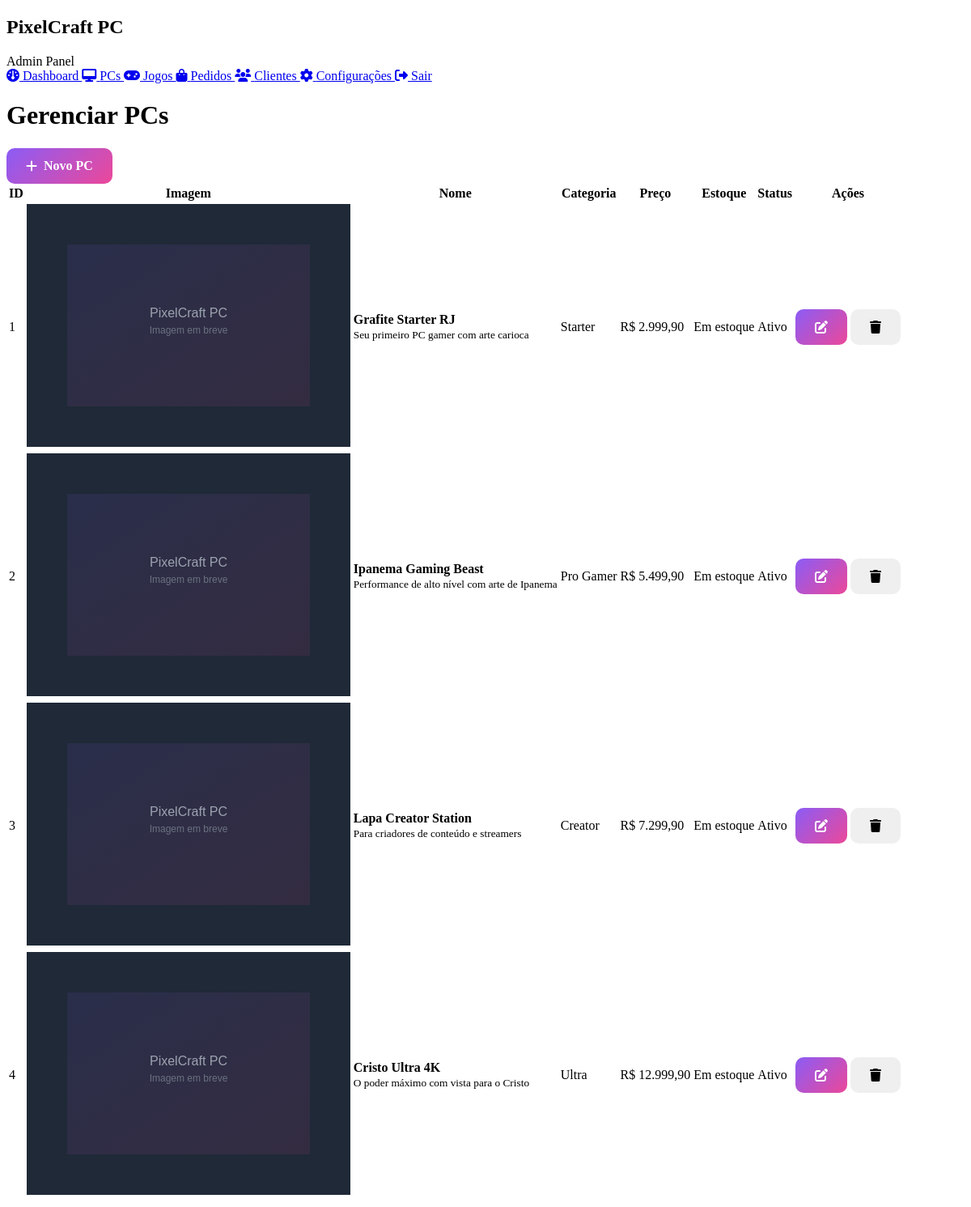
Page /admin/pcs (signed in) on the committed database.
### tables this page shows
CREATE TABLE pcs (
        id INTEGER PRIMARY KEY AUTOINCREMENT,
        name VARCHAR(200) NOT NULL,
        slug VARCHAR(200) UNIQUE NOT NULL,
        subtitle VARCHAR(300),
        description TEXT,
        category_id INTEGER,
        price DECIMAL(10,2) NOT NULL,
        price_old DECIMAL(10,2),
        
        -- Especificações técnicas
        processor VARCHAR(200),
        gpu VARCHAR(200),
        ram VARCHAR(100),
        storage VARCHAR(200),
        motherboard VARCHAR(200),
        psu VARCHAR(200),
        case_model VARCHAR(200),
        cooling VARCHAR(200),
        
        -- Imagens
        main_image VARCHAR(500),
        gallery TEXT, -- JSON array of images
        
        -- Arte e customização
        graffiti_artist VARCHAR(200),
        graffiti_style VARCHAR(100),
        
        -- Flags
        active BOOLEAN DEFAULT 1,
        featured BOOLEAN DEFAULT 0,
        limited_edition BOOLEAN DEFAULT 0,
        bestseller BOOLEAN DEFAULT 0,
        pre_order BOOLEAN DEFAULT 0,
        in_stock BOOLEAN DEFAULT 1,
        
        -- Preços e serviços
        setup_price DECIMAL(10,2) DEFAULT 150.00,
        
        -- Stats
        views INTEGER DEFAULT 0,
        
        -- Timestamps
        created_at TIMESTAMP DEFAULT CURRENT_TIMESTAMP,
        updated_at TIMESTAMP DEFAULT CURRENT_TIMESTAMP,
        
        FOREIGN KEY (category_id) REFERENCES categories (id)
    );

CREATE TABLE categories (
        id INTEGER PRIMARY KEY AUTOINCREMENT,
        name VARCHAR(100) NOT NULL,
        slug VARCHAR(100) UNIQUE NOT NULL,
        description TEXT,
        icon VARCHAR(50),
        color VARCHAR(20),
        ordem INTEGER DEFAULT 0,
        active BOOLEAN DEFAULT 1,
        created_at TIMESTAMP DEFAULT CURRENT_TIMESTAMP
    );

### app.py (the view)
@app.route('/admin/pcs')
@login_required
def admin_pcs():
    query = '''
        SELECT p.*, c.name as category_name
        FROM pcs p
        LEFT JOIN categories c ON p.category_id = c.id
        ORDER BY p.created_at DESC
    '''
    pcs = query_db(query)
    return render_template('admin/pcs.html', pcs=pcs)

### app.py (called while the page is built)
def get_db():
    db = sqlite3.connect(app.config['DATABASE'])
    db.row_factory = sqlite3.Row
    return db

def query_db(query, args=(), one=False):
    db = get_db()
    cur = db.execute(query, args)
    rv = cur.fetchall()
    db.close()
    return (rv[0] if rv else None) if one else rv

@login_manager.user_loader
def load_user(user_id):
    user = query_db('SELECT * FROM users WHERE id = ?', [user_id], one=True)
    if user:
        return User(user['id'], user['username'], user['email'], user['role'])
    return None

@app.template_filter('currency')
def currency_filter(value):
    return f"{value:,.2f}".replace(',', 'X').replace('.', ',').replace('X', '.')

### templates/admin/pcs.html (shortened to what this page needs)
<!DOCTYPE html>
<html lang="pt-BR">
<head>
    <link rel="stylesheet" href="{{ url_for('static', filename='css/admin.css') }}">
    <link rel="stylesheet" href="https://cdnjs.cloudflare.com/ajax/libs/font-awesome/6.4.0/css/all.min.css">
</head>
<body class="admin-panel">
    <div class="admin-wrapper">
        <aside class="admin-sidebar">
            <div class="sidebar-header">
                <h2>PixelCraft PC</h2>
                <span>Admin Panel</span>
            </div>
            <nav class="sidebar-nav">
                <a href="{{ url_for('admin_dashboard') }}" class="nav-item">
                    <i class="fas fa-dashboard"></i> Dashboard
                </a>
                <a href="{{ url_for('admin_pcs') }}" class="nav-item active">
                    <i class="fas fa-desktop"></i> PCs
                </a>
                <a href="{{ url_for('admin_games') }}" class="nav-item">
                    <i class="fas fa-gamepad"></i> Jogos
                </a>
                <a href="{{ url_for('admin_orders') }}" class="nav-item">
                    <i class="fas fa-shopping-bag"></i> Pedidos
                </a>
                <a href="{{ url_for('admin_customers') }}" class="nav-item">
                    <i class="fas fa-users"></i> Clientes
                </a>
                <a href="{{ url_for('admin_settings') }}" class="nav-item">
                    <i class="fas fa-cog"></i> Configurações
                </a>
                <a href="{{ url_for('admin_logout') }}" class="nav-item">
                    <i class="fas fa-sign-out-alt"></i> Sair
                </a>
            </nav>
        </aside>
        <main class="admin-main">
            <div class="admin-header">
                <h1>Gerenciar PCs</h1>
                <div class="header-actions">
                    <a href="{{ url_for('admin_pc_new') }}" class="btn btn-primary">
                        <i class="fas fa-plus"></i> Novo PC
                    </a>
                </div>
            </div>
            <div class="admin-content">
                <div class="admin-card">
                    <div class="card-body">
                        <table class="admin-table">
                            <thead>
                                <tr>
                                    <th>ID</th>
                                    <th>Imagem</th>
                                    <th>Nome</th>
                                    <th>Categoria</th>
                                    <th>Preço</th>
                                    <th>Estoque</th>
                                    <th>Status</th>
                                    <th>Ações</th>
                                </tr>
                            </thead>
                            <tbody>
                                {% for pc in pcs %}
                                <tr>
                                    <td>{{ pc.id }}</td>
                                    <td>
                                        <img src="{{ pc.main_image or '/static/img/placeholder.jpg' }}"
                                             alt="{{ pc.name }}" class="table-img">
                                    </td>
                                    <td>
                                        <strong>{{ pc.name }}</strong><br>
                                        <small>{{ pc.subtitle }}</small>
                                    </td>
                                    <td>{{ pc.category_name }}</td>
                                    <td>R$ {{ pc.price|currency }}</td>
                                    <td>
                                        {% if pc.in_stock %}
                                            <span class="badge badge-success">Em estoque</span>
                                        {% else %}
                                            <span class="badge badge-danger">Sem estoque</span>
                                        {% endif %}
                                    </td>
                                    <td>
                                        {% if pc.active %}
                                            <span class="badge badge-success">Ativo</span>
                                        {% else %}
                                            <span class="badge badge-danger">Inativo</span>
                                        {% endif %}
                                    </td>
                                    <td>
                                        <div class="action-buttons">
                                            <a href="/admin/pc/edit/{{ pc.id }}" class="btn btn-sm btn-primary">
                                                <i class="fas fa-edit"></i>
                                            </a>
                                            <button class="btn btn-sm btn-danger" onclick="deletePC({{ pc.id }})">
                                                <i class="fas fa-trash"></i>
                                            </button>
                                        </div>
                                    </td>
                                </tr>
                                {% endfor %}
                            </tbody>
                        </table>
                    </div>
                </div>
            </div>
        </main>
    </div>
</body>
</html>

### static/css/admin.css (style rules this page uses)
.btn { display: inline-flex; align-items: center; justify-content: center; gap: 8px; padding: 14px 24px; border-radius: 10px; font-weight: 600; text-decoration: none; transition: all 0.3s; cursor: pointer; border: none; font-size: 16px; line-height: 1; }
.btn-primary { background: linear-gradient(135deg, #8B5CF6 0%, #EC4899 100%); color: #fff; }
* { transition: all 0.2s ease; }

### rows in the picture
pcs: id "1", main_image (picture), name "Grafite Starter RJ", subtitle "Seu primeiro PC gamer com arte carioca", category_name "Starter", price "2.999,90", in_stock "Em estoque", active "Ativo"
pcs: id "2", main_image (picture), name "Ipanema Gaming Beast", subtitle "Performance de alto nível com arte de Ipanema", category_name "Pro Gamer", price "5.499,90", in_stock "Em estoque", active "Ativo"
pcs: id "3", main_image (picture), name "Lapa Creator Station", subtitle "Para criadores de conteúdo e streamers", category_name "Creator", price "7.299,90", in_stock "Em estoque", active "Ativo"
pcs: id "4", main_image (picture), name "Cristo Ultra 4K", subtitle "O poder máximo com vista para o Cristo", category_name "Ultra", price "12.999,90", in_stock "Em estoque", active "Ativo"
